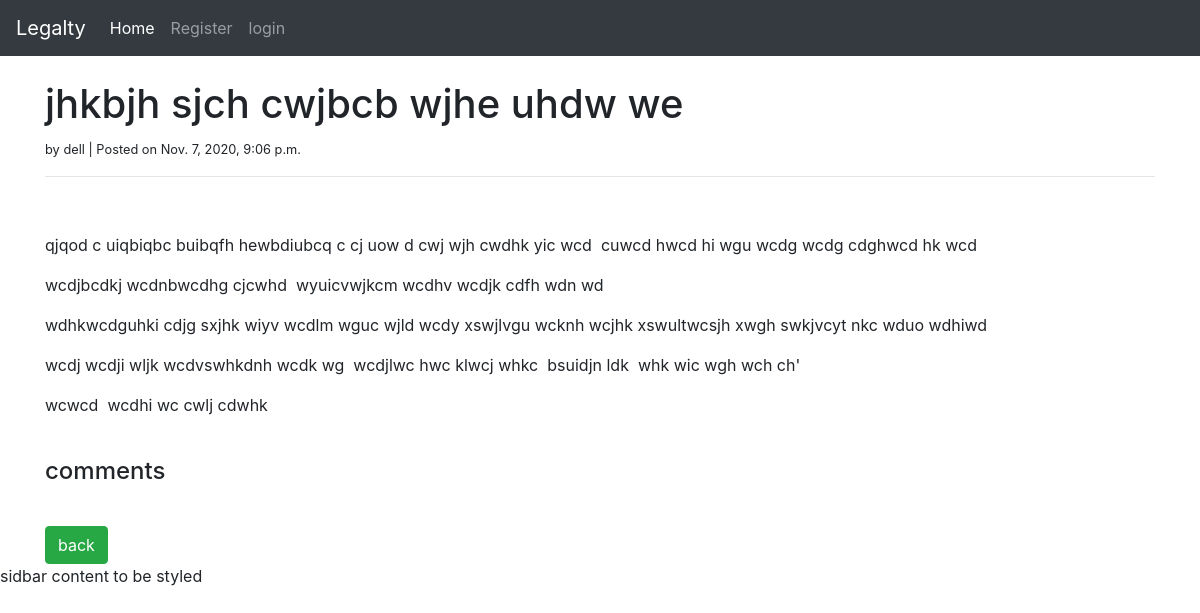
The page /p/38 on the database as committed earlier.
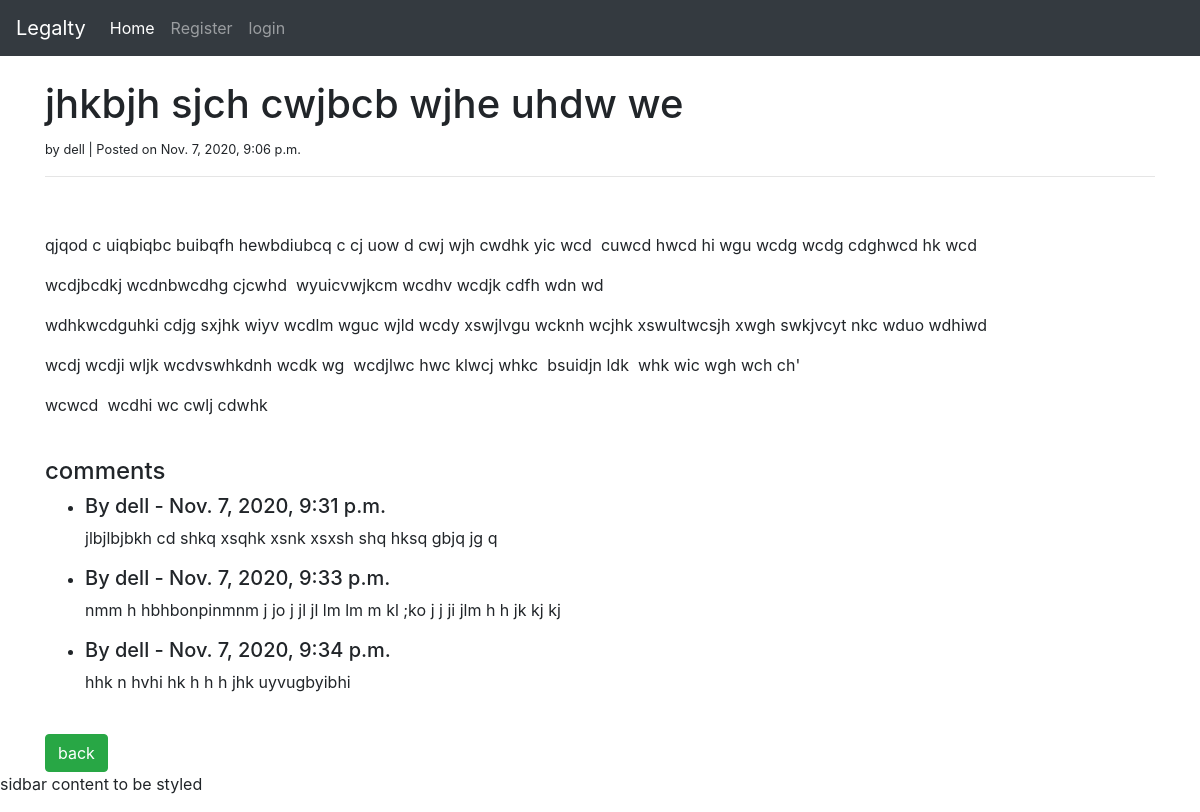
The same page on the database as committed later.
### posts/models.py (models this page shows, shortened)
class Post( models.Model):
    STATUS_CHOICES = (
        ('created' , 'Created')
    )
    title = models.CharField( max_length = 250 )
    title_tag = models.CharField(max_length=250)
    author = models.ForeignKey( User , on_delete=models.CASCADE )
    body = RichTextField   ( blank=True , null=True)
    created = models.DateTimeField( default= timezone.now )
    slug = models.SlugField( max_length= 300 , unique_for_date='created' )
    likes = models.ManyToManyField( User , related_name='post_likes')
    class Meta:
        ordering = ('-created',)

class Post_reply (models.Model):
    author = models.ForeignKey(User, on_delete=models.CASCADE)
    post_id = models.ForeignKey( Post , on_delete=models.CASCADE , related_name="comments")
    body = models.TextField()
    date_added = models.DateTimeField(default=timezone.now)
    class Meta:
        ordering = ('date_added' , )

### posts/views.py (the view)
def postDetails(request, pk):
    try:
        post = Post.objects.get(pk=pk)
    except Post.DoesNotExist:
        return HttpResponseNotFound("Page not found")
    queryset = Post_reply.objects.filter( post_id__pk = pk )
    context = {
        'post': post ,
        'replyset' : queryset
    }
    return render(request, 'details.html', context)

### posts/templates/details.html (shortened to what this page needs)
{% extends 'base.html' %}
{% block content %}
<h1>{{ post.title}}</h1>
<small> by {{ post.author.username }} | Posted on {{ post.created }} </small>
<hr>
<br/>
<p> {{ post.body|safe }}</p>
<br/>
 {% include 'reply.html' %}
<a href="{% url 'home' %}" class="btn btn-success" > back </a>
 {% endblock %}

### templates/base.html (shortened to what this page needs)
<!doctype html>
<html lang="en">
  <head>
    <link rel="stylesheet" href="https://stackpath.bootstrapcdn.com/bootstrap/4.5.2/css/bootstrap.min.css">
  </head>
  <body>
   {% include 'navbar.html' %}
    <br/>
  <div class="container" >
    {% block content %}{% endblock %}
  </div>
   <div id="sidebar">
     {% block sidebar %}
     <p> sidbar content to be styled </p>
     {% endblock %}
   </div>
  </body>
</html>

### posts/templates/navbar.html (shortened to what this page needs)
    <nav class="navbar navbar-expand-lg navbar-dark bg-dark">
  <a class="navbar-brand" href="#">Legalty</a>
  <div class="collapse navbar-collapse" id="navbarNavDropdown">
    <ul class="navbar-nav">
      <li class="nav-item active">
        <a class="nav-link" href="{% url 'home' %}">Home <span class="sr-only">(current)</span></a>
      </li>
      {% if user.is_authenticated %}
        <li class="nav-item">
                <a class="nav-link" href="{% url 'create_post'%}">Create Post</a>
        </li>
         <li class="nav-item">
        <a class="nav-link" href="{% url 'logout' %}">logout</a>
        </li>
      {% else %}
      <li class="nav-item">
        <a class="nav-link" href="{% url 'register' %}">Register</a>
      </li>
      <li class="nav-item">
        <a class="nav-link" href="{% url 'login' %}">login</a>
      </li>
      {% endif %}
    </ul>
  </div>
</nav>

### posts/templates/reply.html
<h4>comments</h4>
<ul>
    {% for reply in  replyset %}
    <li>
        <h5> By {{ reply.author.username }} - {{ reply.date_added }} </h5>
        <p> {{ reply.body }}</p>
    </li>
    {% endfor %}
</ul>
<br>

Rows that differ between the two databases and show on the page:
added Post_reply: author.username "dell", date_added "Nov. 7, 2020, 9:31 p.m.", body "jlbjlbjbkh cd shkq xsqhk xsnk xsxsh shq hksq gbjq jg q"
added Post_reply: author.username "dell", date_added "Nov. 7, 2020, 9:33 p.m.", body "nmm h hbhbonpinmnm j jo j jl jl lm lm m kl ;ko j j ji jlm h h jk kj kj"
added Post_reply: author.username "dell", date_added "Nov. 7, 2020, 9:34 p.m.", body "hhk n hvhi hk h h h jhk uyvugbyibhi"
